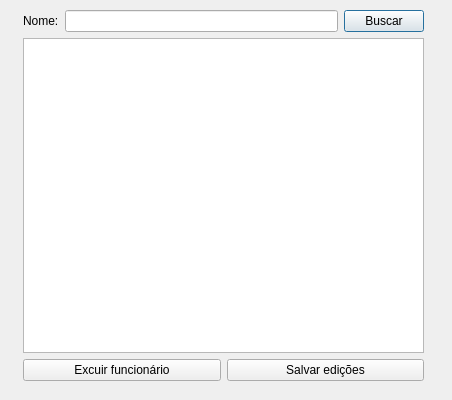
<?xml version="1.0" encoding="UTF-8"?>
<ui version="4.0">
 <class>viewfuncionario</class>
 <widget class="QDialog" name="viewfuncionario">
  <property name="geometry">
   <rect>
    <x>0</x>
    <y>0</y>
    <width>452</width>
    <height>400</height>
   </rect>
  </property>
  <property name="windowTitle">
   <string>Dialog</string>
  </property>
  <widget class="QWidget" name="layoutWidget">
   <property name="geometry">
    <rect>
     <x>23</x>
     <y>10</y>
     <width>401</width>
     <height>371</height>
    </rect>
   </property>
   <layout class="QVBoxLayout" name="verticalLayout">
    <item>
     <layout class="QHBoxLayout" name="horizontalLayout">
      <item>
       <widget class="QLabel" name="label">
        <property name="text">
         <string>Nome:</string>
        </property>
       </widget>
      </item>
      <item>
       <widget class="QLineEdit" name="edtBuscar"/>
      </item>
      <item>
       <widget class="QPushButton" name="btnBuscar">
        <property name="text">
         <string>Buscar</string>
        </property>
       </widget>
      </item>
     </layout>
    </item>
    <item>
     <widget class="QTableWidget" name="tbwFuncionario"/>
    </item>
    <item>
     <layout class="QHBoxLayout" name="horizontalLayout_2">
      <item>
       <widget class="QPushButton" name="delete_2">
        <property name="text">
         <string>Excuir funcionário</string>
        </property>
       </widget>
      </item>
      <item>
       <widget class="QPushButton" name="edit">
        <property name="text">
         <string>Salvar edições</string>
        </property>
       </widget>
      </item>
     </layout>
    </item>
   </layout>
  </widget>
 </widget>
 <resources/>
 <connections/>
</ui>
